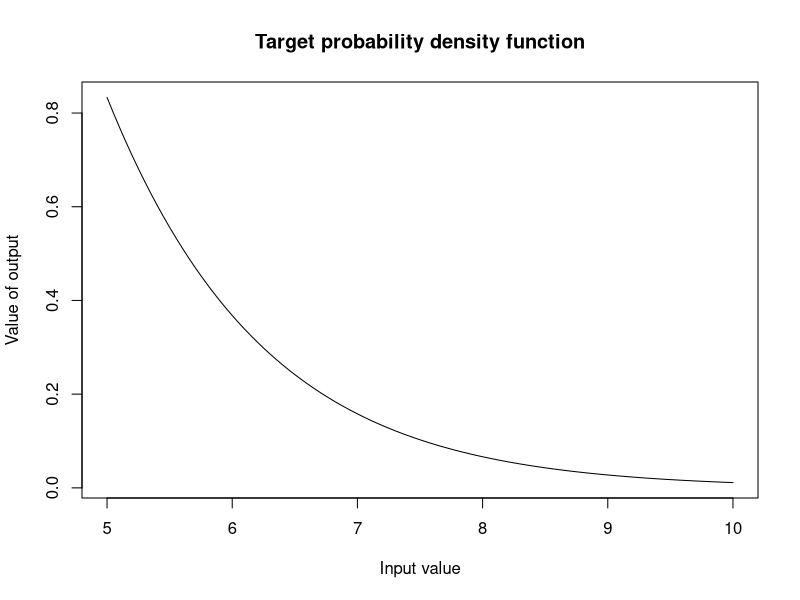
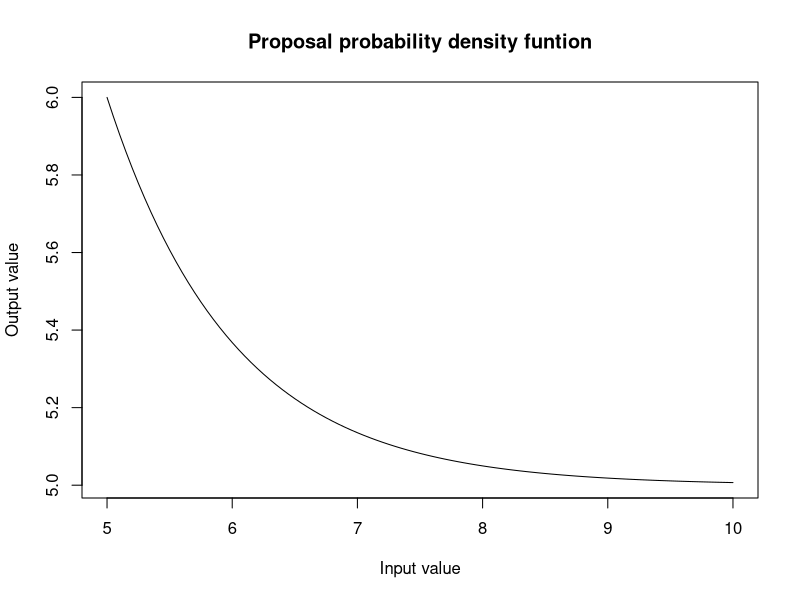
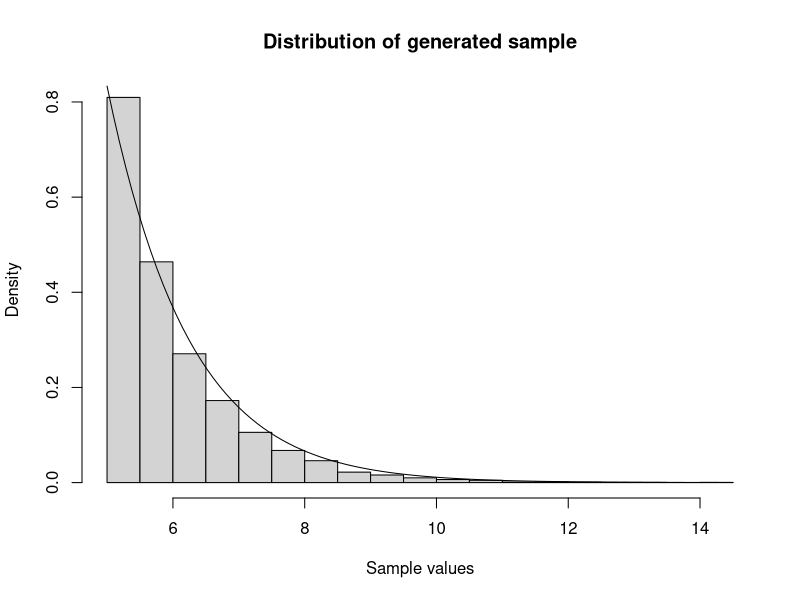

R code for these plots, in order:
#Rejection Sampling ----------------------------------------------------------------------
#Defining our target pdf (density function to sample from) --------------------------
target_pdf<-function(x){
  (x*exp(-x))/(6*exp(-5))
}

#Defining proposal pdf number generator(density function that we use to accept or reject)--
proposal_pdf<- function(x){
  5 + rexp(1, rate =1)
}
proposal_pdf_graph<- function(x){
  5 + exp(-(x - 5))
}
#Graphing our target  and proposal probability density functions 
curve(target_pdf(x), from = 5, to =10, 
      xlab = "Input value",
      ylab = "Value of output",
      main = "Target probability density function")

curve(proposal_pdf_graph(x), from = 5, to = 10,
      xlab = "Input value",
      ylab = "Output value",
      main = "Proposal probability density funtion")

#Rejection Sampling function ------------------------------------
sim_gamma<-function(){
  set.seed(123)
  n<-5000
  sample_y<-numeric(n)
  count<-0
  while(count<n) {
    y<-proposal_pdf(1)
    #uniform comparison
    u<- runif(1,0,1)
    #accept or reject criteria
    
    if( u < target_pdf(y)/proposal_pdf(y))
      count<- count +1
    sample_y[count]<-y
    
  }
  return(sample_y)
}

#Graphical display of distribution of sample and pdf ------------- 
hist(sim_gamma(), freq = FALSE,
     main = "Distribution of generated sample",
     xlab = "Sample values")
curve(target_pdf(x), add = TRUE)
